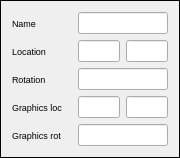
       <widget class="QFrame" name="BasicStats">
        <property name="minimumSize">
         <size>
          <width>180</width>
          <height>0</height>
         </size>
        </property>
        <property name="maximumSize">
         <size>
          <width>180</width>
          <height>150</height>
         </size>
        </property>
        <property name="frameShape">
         <enum>QFrame::Box</enum>
        </property>
        <property name="frameShadow">
         <enum>QFrame::Plain</enum>
        </property>
        <layout class="QVBoxLayout" name="verticalLayout_10">
         <item>
          <layout class="QHBoxLayout" name="Basics1">
           <item>
            <widget class="QLabel" name="label">
             <property name="minimumSize">
              <size>
               <width>60</width>
               <height>0</height>
              </size>
             </property>
             <property name="maximumSize">
              <size>
               <width>60</width>
               <height>16777215</height>
              </size>
             </property>
             <property name="font">
              <font>
               <pointsize>7</pointsize>
              </font>
             </property>
             <property name="text">
              <string>Name</string>
             </property>
            </widget>
           </item>
           <item>
            <widget class="QLineEdit" name="lineEdit">
             <property name="maximumSize">
              <size>
               <width>16777215</width>
               <height>16777215</height>
              </size>
             </property>
            </widget>
           </item>
          </layout>
         </item>
         <item>
          <layout class="QHBoxLayout" name="horizontalLayout_6">
           <item>
            <widget class="QLabel" name="label_2">
             <property name="minimumSize">
              <size>
               <width>60</width>
               <height>0</height>
              </size>
             </property>
             <property name="maximumSize">
              <size>
               <width>60</width>
               <height>16777215</height>
              </size>
             </property>
             <property name="font">
              <font>
               <pointsize>7</pointsize>
              </font>
             </property>
             <property name="text">
              <string>Location</string>
             </property>
            </widget>
           </item>
           <item>
            <widget class="QLineEdit" name="lineEdit_2"/>
           </item>
           <item>
            <widget class="QLineEdit" name="lineEdit_6"/>
           </item>
          </layout>
         </item>
         <item>
          <layout class="QHBoxLayout" name="horizontalLayout_7">
           <item>
            <widget class="QLabel" name="label_3">
             <property name="minimumSize">
              <size>
               <width>60</width>
               <height>0</height>
              </size>
             </property>
             <property name="maximumSize">
              <size>
               <width>60</width>
               <height>16777215</height>
              </size>
             </property>
             <property name="font">
              <font>
               <pointsize>7</pointsize>
              </font>
             </property>
             <property name="text">
              <string>Rotation</string>
             </property>
            </widget>
           </item>
           <item>
            <widget class="QLineEdit" name="lineEdit_3"/>
           </item>
          </layout>
         </item>
         <item>
          <layout class="QHBoxLayout" name="horizontalLayout_8">
           <item>
            <widget class="QLabel" name="label_4">
             <property name="minimumSize">
              <size>
               <width>60</width>
               <height>0</height>
              </size>
             </property>
             <property name="maximumSize">
              <size>
               <width>60</width>
               <height>16777215</height>
              </size>
             </property>
             <property name="font">
              <font>
               <pointsize>7</pointsize>
              </font>
             </property>
             <property name="text">
              <string>Graphics loc</string>
             </property>
            </widget>
           </item>
           <item>
            <widget class="QLineEdit" name="lineEdit_4"/>
           </item>
           <item>
            <widget class="QLineEdit" name="lineEdit_7"/>
           </item>
          </layout>
         </item>
         <item>
          <layout class="QHBoxLayout" name="horizontalLayout_4">
           <item>
            <widget class="QLabel" name="label_5">
             <property name="minimumSize">
              <size>
               <width>60</width>
               <height>0</height>
              </size>
             </property>
             <property name="maximumSize">
              <size>
               <width>60</width>
               <height>16777215</height>
              </size>
             </property>
             <property name="font">
              <font>
               <pointsize>7</pointsize>
              </font>
             </property>
             <property name="text">
              <string>Graphics rot</string>
             </property>
            </widget>
           </item>
           <item>
            <widget class="QLineEdit" name="lineEdit_5"/>
           </item>
          </layout>
         </item>
        </layout>
       </widget>
